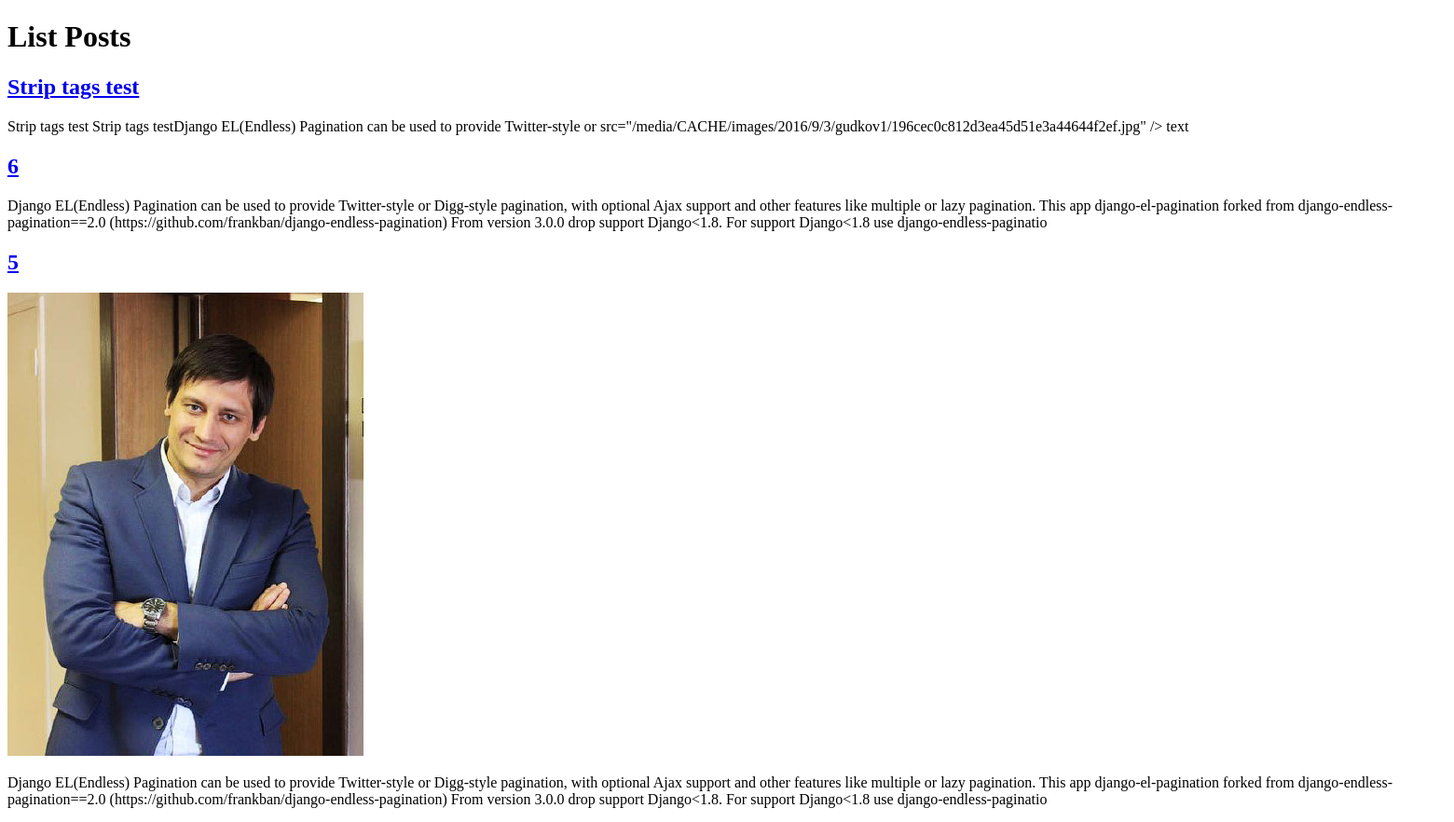
The app's page / (upper part), older data.
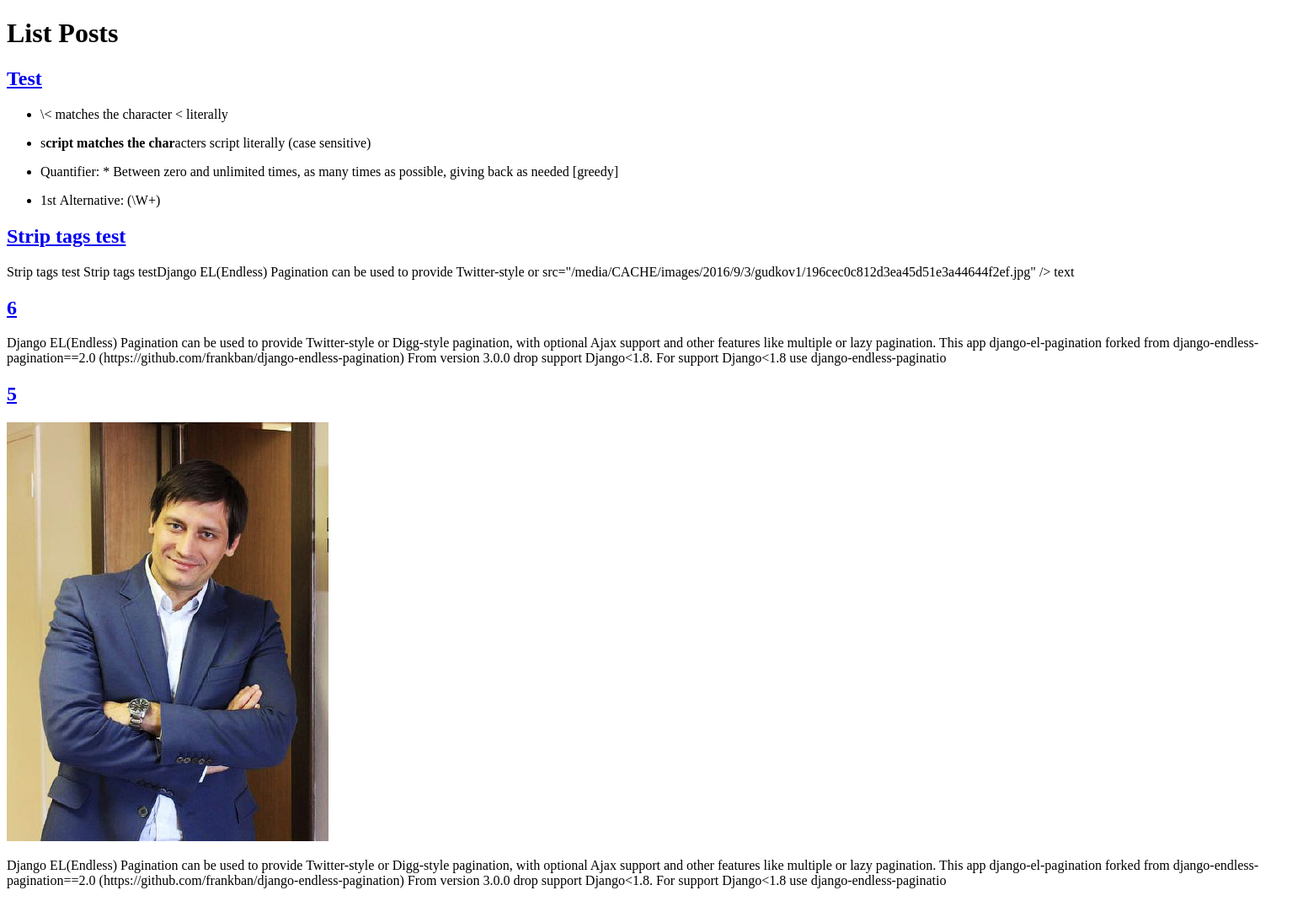
The same page, newer data.
### blog/models.py (models this page shows, shortened)
class Post(models.Model):
    title = models.CharField(max_length=150)
    description = RichTextField(max_length = 500, config_name = "description",
                                blank=True)
    text = RichTextUploadingField(config_name = "post")
    today = datetime.date.today()
    post_image = models.ImageField(upload_to =
                        str(today.year)+'/'
                        +str(today.month)+'/'+str(today.day)+'/', blank=True)
    post_image.short_description = 'Image'
    def get_image(self):
        return mark_safe('<img src="%s" />' % (self.post_thumbnail.url))
    get_image.short_description = 'Thumbnail'
    post_thumbnail = ImageSpecField(source='post_image',
                                processors=[ResizeToFit(640, 480)],
                                format='JPEG',
                                options={'quality': 85})
    created = models.DateTimeField(auto_now_add=True)
    edited = models.DateTimeField(auto_now=True)
    published = models.DateTimeField(default=timezone.now)
    author = models.ForeignKey('User') ###
    category = models.ForeignKey('Category')
    tags = models.ManyToManyField('Tag',
                                        related_name='posts',
                                        related_query_name='post',
                                        blank=True)
    url = models.SlugField(blank=True)
    STATUS = (
                ("D", "Draft"),
                ("P","Published"),
    )
    status = models.CharField(max_length=1, choices=STATUS, default="D")
    ordering = ('-published',)
    def get_absolute_url(self):
        cat_url = slugify(self.category)
        post_url = slugify(self.title)
        return "/%s/%s-%i/" % (slugify(self.category), self.url, self.id)

### blog/views.py (the view)
# urls.py: url(r'^$', views.Index, name='Index'),
def Index(request):
    template = 'list.html'
    page_template = 'list_page.html'
    context = {
        'posts': Post.objects.filter(status="P").order_by('-published'),
        'page_template': page_template
    }
    if request.is_ajax():
        template = page_template
    return render(request, template, context )

### blog/models.py (called while the page is built)
    def __str__(self):
        return self.name

### templates/list.html (shortened to what this page needs)
{% extends "index.html" %}
{% block content %}
<h1>List Posts</h1>
{% include page_template %}
{% endblock %}

### templates/list_page.html (shortened to what this page needs)
{% load el_pagination_tags %}
{% autoescape off %}
{% for post in posts %}
  <div class="post">
    <a href="{{ post.get_absolute_url }}"><h2>{{ post.title }}</h2></a>
    {% if post.post_image %}
    <div class="thumbnail">
        {{ post.get_image }}
    </div>
    {% endif %}
    <p>
      {{ post.description }}
    </p>
  </div>
{% endfor %}
{% endautoescape %}

Row changes from the older to the newer data that the page shows:
added Post: title "Test", description "\\< matches the character < literally s cript matches the char acters script literally (case sensitive) Quantifier: * Between zero and unlimited times, as many times as possible, giving back as needed [greedy] 1st Alternative: (\\W+)"
